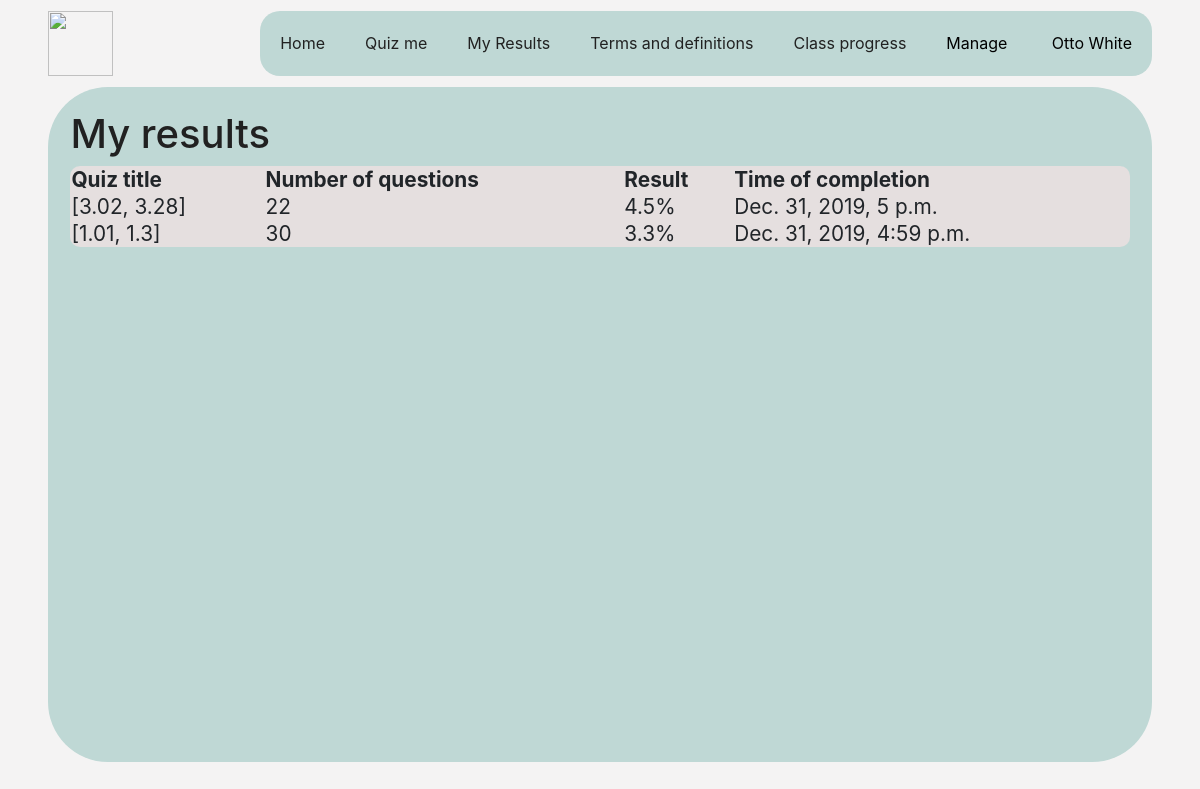
The page /my_results (signed in) on the database as committed earlier.
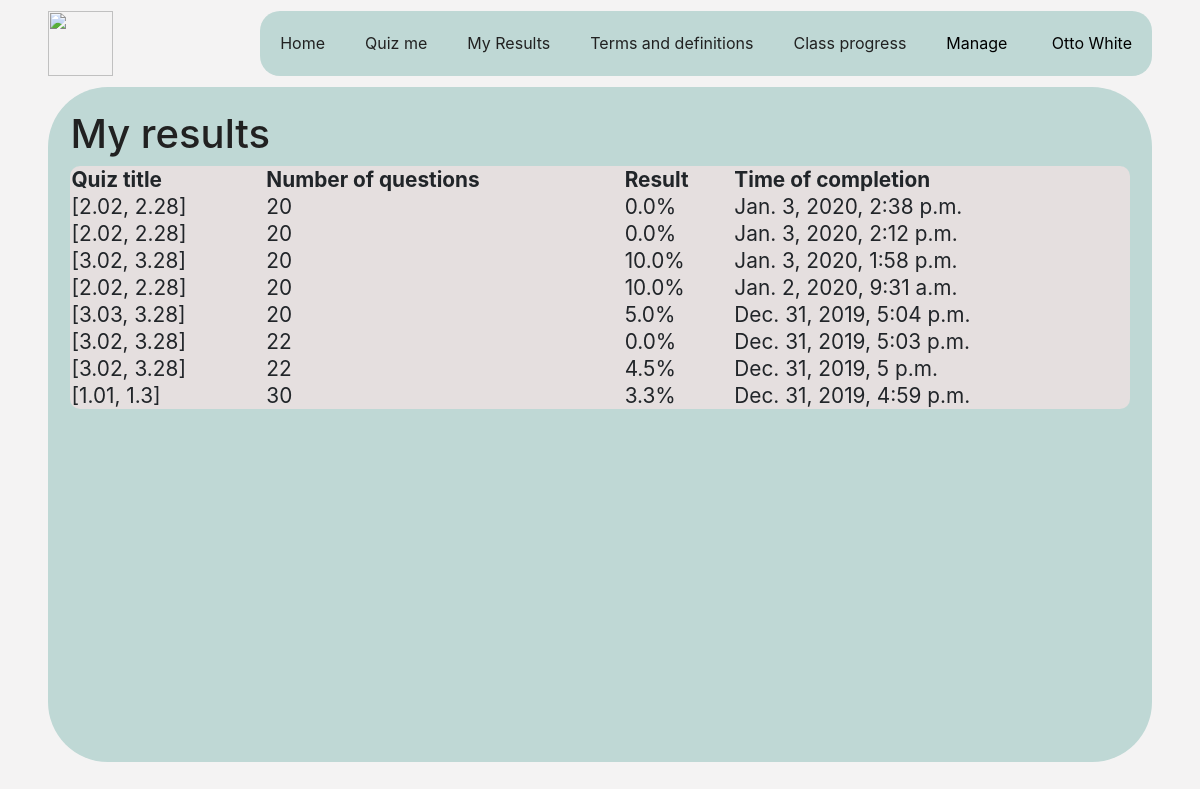
The same page on the database as committed later.
### users/models.py (models this page shows, shortened)
class User(AbstractBaseUser):
    user_id = models.AutoField(primary_key=True)
    username            = models.CharField(unique=False, max_length=60)
    date_joined         = models.DateTimeField(auto_now_add=True)
    last_login          = models.DateTimeField(auto_now=True)
    is_active           = models.BooleanField(default=True)
    is_staff            = models.BooleanField(default=False)
    is_admin            = models.BooleanField(default=False)
    is_superuser        = models.BooleanField(default=False)
    email               = models.EmailField(unique=True, max_length=60)
    first_name          = models.CharField(max_length=60)
    last_name           = models.CharField(max_length=60)
    date_of_birth       = models.DateField()
    last_quiz           = models.TextField()
    USERNAME_FIELD = 'email'
    REQUIRED_FIELDS = ['username', 'first_name', 'last_name', 'date_of_birth']
    objects = UserManager() # linking the User manager created

### main_app/models.py (models this page shows, shortened)
class QuizResult(models.Model):
    result_id           = models.AutoField(primary_key=True)
    quiz                = models.ForeignKey(Quiz, on_delete=models.CASCADE)
    user                = models.ForeignKey(users_models.User, on_delete=models.CASCADE)
    percentage_correct  = models.FloatField()
    completed_on        = models.DateTimeField(auto_now_add=True)

class Quiz(models.Model):
    quiz_id                 = models.AutoField(primary_key=True)
    specification_range     = models.TextField()  # maybe change later
    no_questions            = models.IntegerField()

### main_app/views.py (the view)
# urls.py: path('my_results', ViewResultsView.as_view(), name="main-view-results"),
class ViewResultsView(LoginRequiredTemplateView):
    template_name = 'main_app/view_results.html'
    def get(self, request):
        current_user = request.user
        args = {
            'title': 'My Results',
            'results': QuizResult.objects.filter(user=current_user).order_by('-completed_on')
        }
        return render(request, self.template_name, args)

### main_app/templates/main_app/view_results.html (shortened to what this page needs)
{% extends "main_app/logged_in.html" %}
{% block content %}
    <h1>My results</h1>
    {% if results %}
    <table id='results-table'>
        <tr>
            <th>Quiz title</th>
            <th>Number of questions</th>
            <th>Result</th>
            <th>Time of completion</th>
        </tr>
        {% for result in results %}
            <tr>
                <td>{{ result.quiz.specification_range }}</td>
                <td>{{ result.quiz.no_questions }}</td>
                <td>{{ result.percentage_correct }}%</td>
                <td>{{ result.completed_on }}</td>
            </tr>
        {% endfor %}
    </table>
    {% else %}
        <p>
            You have no results to display.
        </p>
    {% endif %}
{% endblock content %}

### main_app/templates/main_app/logged_in.html (shortened to what this page needs)
{% extends "main_app/base.html" %}
{% block body %}
    <div id="wrapper">
        <div id="top-bar-wrapper">
            <img id="logo-image" src="https://ichef.bbci.co.uk/childrens-responsive-ichef-live/r/320/1x/cbbc/science-logo-final_alt7.png">
            <div id="nav-box">
                {% if user.is_staff %}
                    <div id="menu-list">
                        <a href="{% url 'main-home' %}"             class="menu-link">Home</a>
                        <a href="{% url 'main-generate-quiz' %}"    class="menu-link">Quiz me</a>
                        <a href="{% url 'main-view-results' %}"     class="menu-link">My Results</a>
                        <a href="{% url 'main-generate-terms' %}"   class="menu-link">Terms and definitions</a>
                        <a href="#"                                 class="menu-link">Class progress</a>
                        <div class="manage-dropdown">
                            <button class='manage-dropdown-button' onclick="show_manage_dropdown()">Manage</button>
                        </div>
                        <div class="user-dropdown">
                            <button class='user-dropdown-button' onclick="show_user_dropdown()">{{ user.first_name }} {{ user.last_name }} </button>
                        </div>
                    </div>
                {% endif %}
            </div>
        </div>
        <div class="content-wrapper">
            <div class="box" id="content">
                {% block content %}{% endblock content %}
            </div>
        </div>
    </div>
{% endblock body %}

### main_app/templates/main_app/base.html (shortened to what this page needs)
<html>
    <head>
        <link rel="stylesheet" href="https://stackpath.bootstrapcdn.com/bootstrap/4.3.1/css/bootstrap.min.css">
    </head>
    <body>
        {% block body %}{% endblock body %}
    </body>
</html>

### main_app/templates/main_app/base.html (style rules this page uses)
:root { --primary-bg: #f4f3f3; --primary-content: #bfd8d5; --primary-text: #212121; --primary-hover: #009688; --secondary-text: #757575; --accent-colour: #999999; }
* { outline: 0px black solid; }
body { background-color: var(--primary-bg); }

### main_app/templates/main_app/logged_in.html (style rules this page uses)
#wrapper { position: relative; height: 100%; }
#top-bar-wrapper { display: grid; grid-template-columns: 1fr 9fr; padding-top: 0.7em; padding-right: 3em; padding-left: 3em; padding-bottom: 0.35em; }
#nav-box { border-radius: 20px; background-color: grey; justify-self: end; background-color: var(--primary-content); }
#logo-image { height: 65px; justify-self: start; }
.menu-link { float: left; text-decoration: none; padding: 20px; color: var(--primary-text); }
.user-dropdown { position: relative; display: inline-block; }
.user-dropdown .user-dropdown-button { padding: 20px; cursor: pointer; border: none; outline: none; background-color: inherit; font-family: inherit; margin: 0; }
.manage-dropdown { position: relative; display: inline-block; }
.manage-dropdown .manage-dropdown-button { padding: 20px; cursor: pointer; border: none; outline: none; background-color: inherit; font-family: inherit; margin: 0; }
.content-wrapper { display: grid; padding-right: 3em; padding-left: 3em; padding-top: 0.35em; height: 85%; }
.box { border-radius: 60px; padding: 1.4em; color: var(--primary-text); background-color: var(--primary-content); }

### main_app/templates/main_app/view_results.html (style rules this page uses)
#content { height: 100%; }
#results-table { width: 100%; background-color: #e5dfdf; border-radius: 10px; font-size: 1.3em; }

Rows that differ between the two databases and show on the page:
added QuizResult: quiz.specification_range "[2.02, 2.28]", quiz.no_questions "20", percentage_correct "0.0", completed_on "Jan. 3, 2020, 2:38 p.m."
added QuizResult: quiz.specification_range "[2.02, 2.28]", quiz.no_questions "20", percentage_correct "0.0", completed_on "Jan. 3, 2020, 2:12 p.m."
added QuizResult: quiz.specification_range "[3.02, 3.28]", quiz.no_questions "20", percentage_correct "10.0", completed_on "Jan. 3, 2020, 1:58 p.m."
added QuizResult: quiz.specification_range "[2.02, 2.28]", quiz.no_questions "20", percentage_correct "10.0", completed_on "Jan. 2, 2020, 9:31 a.m."
added QuizResult: quiz.specification_range "[3.03, 3.28]", quiz.no_questions "20", percentage_correct "5.0", completed_on "Dec. 31, 2019, 5:04 p.m."
added QuizResult: quiz.specification_range "[3.02, 3.28]", quiz.no_questions "22", percentage_correct "0.0", completed_on "Dec. 31, 2019, 5:03 p.m."
